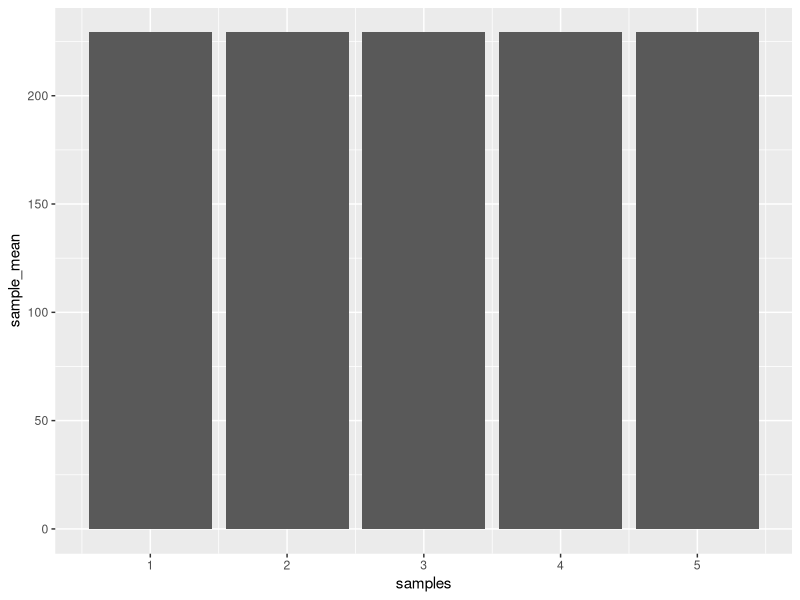

Reproduce this figure in R.
## ---- chunk 1
library(ggplot2)
library(dplyr)
## ---- chunk 2
observations<-rep(rnorm(25, 200,100),5)
samples <- rep(1:5,each =25)
my_data <- data.frame(samples, observations)

my_data

means <- my_data %>%
  group_by(samples) %>%
  summarize(sample_mean = mean(observations))

ggplot(means, aes(x = samples, y =sample_mean))+
  geom_bar(stat="identity")
## ---- chunk 3

## ---- chunk 4

## ---- chunk 5

## ---- chunk 6

## ---- chunk 7

